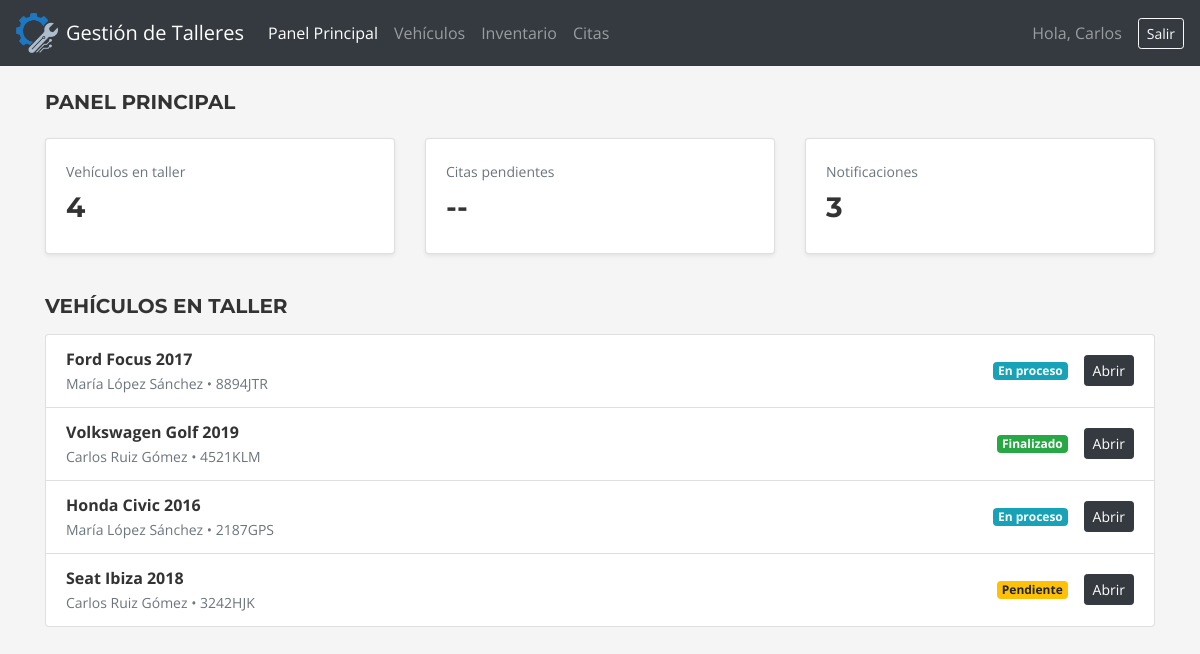
The app's page /pages/panelMecanico.php (signed in) with its own data.
### tables this page shows
CREATE TABLE `usuarios` (
  `id_usuario` int(11) NOT NULL AUTO_INCREMENT,
  `nombre` varchar(50) NOT NULL,
  `apellidos` varchar(50) NOT NULL,
  `email` varchar(100) NOT NULL,
  `contrasena` varchar(255) NOT NULL,
  `telefono` varchar(15) DEFAULT NULL,
  `id_rol` varchar(20) DEFAULT NULL,
  `fecha_registro` datetime NOT NULL,
  PRIMARY KEY (`id_usuario`),
  UNIQUE KEY `email` (`email`)
);

CREATE TABLE `vehiculos` (
  `id_vehiculo` int(11) NOT NULL AUTO_INCREMENT,
  `id_usuario` int(11) NOT NULL,
  `marca` varchar(50) NOT NULL,
  `modelo` varchar(50) NOT NULL,
  `anio` int(11) NOT NULL,
  `matricula` varchar(10) NOT NULL,
  PRIMARY KEY (`id_vehiculo`),
  UNIQUE KEY `matricula` (`matricula`),
  KEY `id_usuario` (`id_usuario`),
  CONSTRAINT `vehiculos_ibfk_1` FOREIGN KEY (`id_usuario`) REFERENCES `usuarios` (`id_usuario`)
);

### pages/panelMecanico.php (the view, shortened to what this page needs)
<?php
    require_once "../conf/db.php";
    $sql = "SELECT v.id_vehiculo, v.marca, v.modelo, v.anio, v.matricula,
                   u.nombre, u.apellidos,
                   (
                       SELECT e.estado
                       FROM estados_vehiculo e
                       WHERE e.id_vehiculo = v.id_vehiculo
                       ORDER BY e.fecha_actualizacion DESC
                       LIMIT 1
                   ) AS estado
            FROM vehiculos v
            JOIN usuarios u ON v.id_usuario = u.id_usuario
            ORDER BY v.id_vehiculo DESC";
    $resultado = mysqli_query($conexion, $sql);
    $sql_count = "SELECT COUNT(*) AS total FROM vehiculos";
    $result_count = mysqli_query($conexion, $sql_count);
    $row_count = mysqli_fetch_assoc($result_count);
    $total_vehiculos = $row_count['total'];
    $email = $_SESSION["email"];
    $stmt_nombre = mysqli_prepare($conexion, "SELECT nombre FROM usuarios WHERE email = ?");
    mysqli_stmt_bind_param($stmt_nombre, "s", $email);
    mysqli_stmt_execute($stmt_nombre);
    $usuario = mysqli_fetch_assoc(mysqli_stmt_get_result($stmt_nombre));
    $nombre_usuario = $usuario['nombre'];
?>
<!DOCTYPE html>
<html lang="es">
<head>
    <link rel="stylesheet" href="../css/custom.css">
</head>
<body>
    <nav class="navbar navbar-expand-lg navbar-dark bg-dark px-3">
        <a class="navbar-brand d-flex align-items-center" href="panelMecanico.php">
            <img src="../assets/imagenes/logo.png" alt="Logo" width="42" height="40" class="mr-2">
            Gestión de Talleres
        </a>
        <div class="collapse navbar-collapse" id="navbarMecanico">
            <ul class="navbar-nav mr-auto">
                <li class="nav-item active"><a class="nav-link" href="panelMecanico.php">Panel Principal</a></li>
                <li class="nav-item"><a class="nav-link" href="vehiculosMecanico.php">Vehículos</a></li>
                <li class="nav-item"><a class="nav-link" href="inventario.php">Inventario</a></li>
                <li class="nav-item"><a class="nav-link" href="#">Citas</a></li>
            </ul>
            <span class="navbar-text mr-3">Hola, <?= htmlspecialchars($nombre_usuario) ?></span>
            <a href="../auth/logout.php" class="btn btn-outline-light btn-sm">Salir</a>
        </div>
    </nav>
    <div class="container mt-4">
        <h5 class="mb-4">Panel principal</h5>
        <div class="row">
            <div class="col-md-4 mb-3">
                <div class="card shadow-sm">
                    <div class="card-body">
                        <small class="text-muted">Vehículos en taller</small>
                        <h3 class="mt-2"><?= $total_vehiculos ?></h3>
                    </div>
                </div>
            </div>
            <div class="col-md-4 mb-3">
                <div class="card shadow-sm">
                    <div class="card-body">
                        <small class="text-muted">Citas pendientes</small>
                        <h3 class="mt-2">--</h3>
                    </div>
                </div>
            </div>
            <div class="col-md-4 mb-3">
                <div class="card shadow-sm">
                    <div class="card-body">
                        <small class="text-muted">Notificaciones</small>
                        <h3 class="mt-2">3</h3>
                    </div>
                </div>
            </div>
        </div>
        <h5 class="mt-4 mb-3">Vehículos en taller</h5>
        <div class="list-group">
            <?php while ($v = mysqli_fetch_assoc($resultado)): ?>
            <div class="list-group-item d-flex justify-content-between align-items-center">
                <div>
                    <strong><?= htmlspecialchars($v['marca'] . ' ' . $v['modelo'] . ' ' . $v['anio']) ?></strong><br>
                    <small class="text-muted"><?= htmlspecialchars($v['nombre'] . ' ' . $v['apellidos']) ?> &bull; <?= htmlspecialchars($v['matricula']) ?></small>
                </div>
                <?php
                    $claseEstado = 'secondary';
                    if ($v['estado'] === 'Pendiente')  $claseEstado = 'warning';
                    if ($v['estado'] === 'En proceso') $claseEstado = 'info';
                    if ($v['estado'] === 'Finalizado') $claseEstado = 'success';
                ?>
                <div class="d-flex align-items-center">
                    <span class="badge badge-<?= $claseEstado ?> mr-3"><?= htmlspecialchars($v['estado'] ?? 'Sin estado') ?></span>
                    <a href="vehiculo.php?id=<?= $v['id_vehiculo'] ?>" class="btn btn-dark btn-sm">Abrir</a>
                </div>
            </div>
            <?php endwhile; ?>
        </div>
    </div>
</body>
</html>

### records on screen
usuarios: nombre "Carlos"
vehiculos: marca+modelo+anio "Ford Focus 2017", id_usuario.apellidos "María López Sánchez", matricula "8894JTR", estado "En proceso"
vehiculos: marca+modelo+anio "Volkswagen Golf 2019", id_usuario.apellidos "Carlos Ruiz Gómez", matricula "4521KLM", estado "Finalizado"
vehiculos: marca+modelo+anio "Honda Civic 2016", id_usuario.apellidos "María López Sánchez", matricula "2187GPS", estado "En proceso"
vehiculos: marca+modelo+anio "Seat Ibiza 2018", id_usuario.apellidos "Carlos Ruiz Gómez", matricula "3242HJK", estado "Pendiente"

### other values on screen
$total_vehiculos "4"
